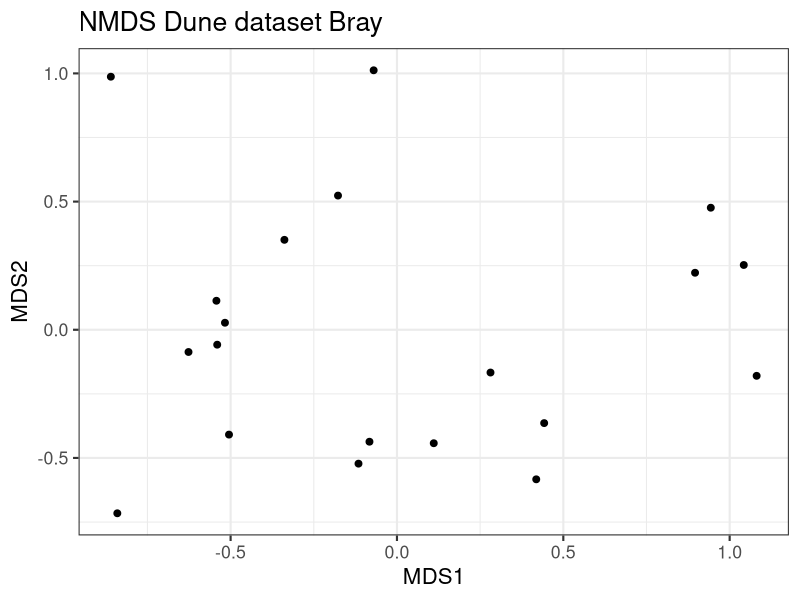

The R script that drew this image:
## ---- chunk 1
knitr::opts_chunk$set(echo = TRUE)
## ---- chunk 2
if(!require("vegan")){
  install.packages("vegan")
  library("vegan")
  
}
if(!require("ggplot2")){
  install.packages("ggplot2")
  library("ggplot2")
}
## ---- chunk 3
#Load dune data from vegan package
data(dune)
#Reassign to a new variable
dune2 <- dune

#log1p transformation
log1p(dune2)
## ---- chunk 4
#For reproducibility
set.seed(55)
#Default setting used
mdsDune2 <- metaMDS(dune2)
dpoints <- as.data.frame(mdsDune2$points) 
## ---- chunk 5
pNMDS <- ggplot(dpoints, aes(x=MDS1, y = MDS2))+
  geom_point(size=2)+
  theme_bw(base_size = 16)+
  ggtitle("NMDS Dune dataset Bray")
#Display on canvas 
pNMDS
